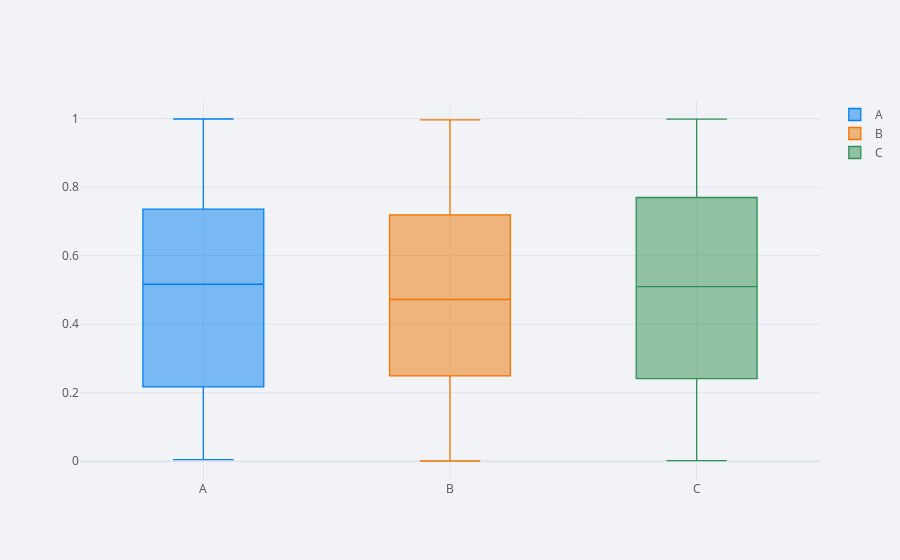

Notebook source saved alongside this figure:
### Code cell
df.iplot(kind='box')

### Figure 1 — Plotly figure (JSON) as saved in the notebook; plotly's stock layout.template omitted (floating-point values rounded to 4 significant figures; data arrays with more than 128 entries replaced by an {"elided": "..."} marker saying what was removed)
{"data": [{"boxpoints": false, "line": {"width": 1.3}, "marker": {"color": "rgba(0, 128, 240, 1.0)"}, "name": "A", "orientation": "v", "type": "box", "y": {"elided": "300 float values"}}, {"boxpoints": false, "line": {"width": 1.3}, "marker": {"color": "rgba(238, 118, 0, 1.0)"}, "name": "B", "orientation": "v", "type": "box", "y": {"elided": "300 float values"}}, {"boxpoints": false, "line": {"width": 1.3}, "marker": {"color": "rgba(48, 144, 84, 1.0)"}, "name": "C", "orientation": "v", "type": "box", "y": {"elided": "300 float values"}}], "layout": {"legend": {"bgcolor": "#F2F3F7", "font": {"color": "#505050"}}, "paper_bgcolor": "#F2F3F7", "plot_bgcolor": "#F2F3F7", "title": {"font": {"color": "#484848"}}, "xaxis": {"gridcolor": "#E1E5ED", "showgrid": true, "tickfont": {"color": "#505050"}, "title": {"font": {"color": "#505050"}, "text": ""}, "zerolinecolor": "#E1E5ED"}, "yaxis": {"gridcolor": "#E1E5ED", "showgrid": true, "tickfont": {"color": "#505050"}, "title": {"font": {"color": "#505050"}, "text": ""}, "zerolinecolor": "#E1E5ED"}}}
